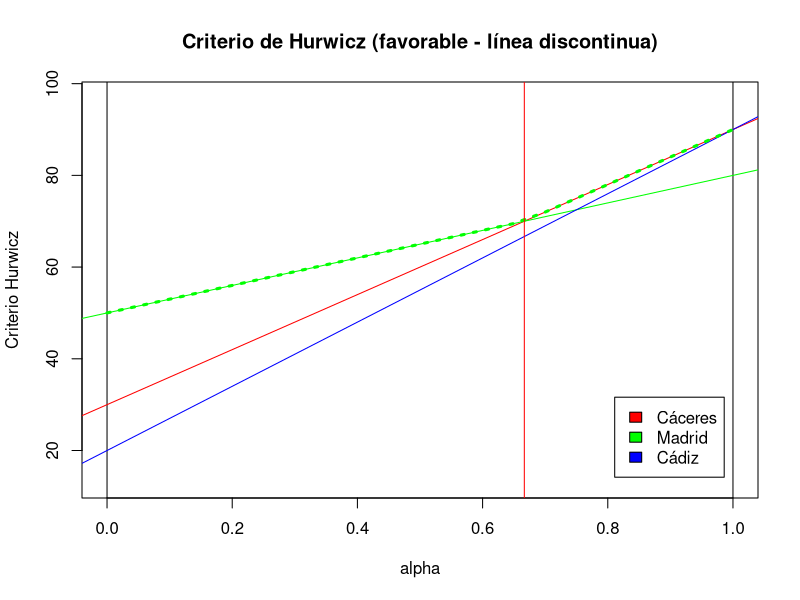
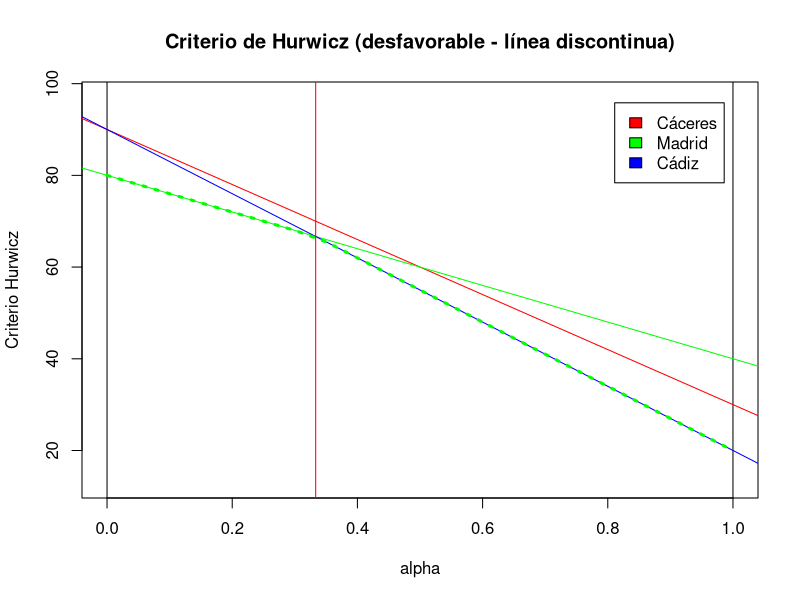

R code for these plots, in order:
## ---- chunk 1
knitr::opts_chunk$set(echo = TRUE)
## ---- chunk 2
crea.tablaX = function(vector_matporfilas,numalternativas=NULL,numestados=NULL,nb_alternativas=NULL,nb_estados=NULL) {

  if (is.null(numestados) & is.null(numalternativas)) {
    stop('Es necesario proporcionar numalternativas o numestados');
  }
  if (is.null(numestados)) {
    numestados = length(vector_matporfilas)/numalternativas;
  }
  if (is.null(numalternativas)) {
    numalternativas = length(vector_matporfilas)/numestados;
  }

  X = matrix(vector_matporfilas,nrow=numalternativas,ncol=numestados,byrow=TRUE)

  if (!is.null(nb_alternativas)) {
    if (length(nb_alternativas) != numalternativas) {
      stop('El numero de nombres de alternativas no coincide con el numero de alternativas');
    }
    rownames(X) = nb_alternativas;
  } else {
    rownames(X) = paste('d',1:numalternativas,sep='');
  }
  if (!is.null(nb_estados)) {
    if (length(nb_estados) != numestados) {
      stop('El numero de nombres de estados no coincide con el numero de estados');
    }
    colnames(X) = nb_estados;
  } else {
    colnames(X) = paste('e',1:numestados,sep='');
  }
  #colnames(X) = paste('e',1:numestados,sep='');
  #rownames(X) = paste('d',1:numalternativas,sep='');
  return(X);

}

which.min.general = function(vector) {
  minimo = min(vector);
  res = which(vector == minimo);
  return(res);

}

which.max.general = function(vector) {
  maximo = max(vector);
  res = which(vector == maximo);
  return(res);

}

distanciaEuclidea = function(pto1,pto2) {
  return( sqrt( sum( (pto1-pto2)^2 )  ) )
}

criterio.Wald = function(tablaX,favorable=TRUE) { 

  X = tablaX;
  if (favorable) {
      
    AltW = apply(X,MARGIN=1,min); 
    ##AltW
    Wald = max(AltW); 
    Alt_Wald = which.max.general(AltW); 
    metodo = 'favorable';
  } else {
      # caso coste 
    AltW = apply(X,MARGIN=1,max);  
    ##AltW
    Wald = min(AltW); 
    Alt_Wald = which.min.general(AltW); 
    metodo = 'desfavorable';
  }
  resultados = list();
  resultados$criterio = 'Wald'; 
  resultados$metodo = metodo; 
  resultados$tablaX = tablaX; 
  resultados$ValorAlternativas = AltW; 
  resultados$ValorOptimo = Wald; 
  resultados$AlternativaOptima = Alt_Wald; 

  return(resultados);


}

criterio.Optimista = function(tablaX,favorable=TRUE) {

  X = tablaX;

  if (favorable) {
    AltM = apply(X,MARGIN=1,max);
    ##AltM
    Maximax = max(AltM);
    Alt_Maximax = which.max.general(AltM);
    metodo = 'favorable';
  }

  else {
    AltM = apply(X,MARGIN=1,min);
    ##AltM
    Maximax = min(AltM);
    Alt_Maximax = which.min.general(AltM);
    metodo = 'desfavorable';
  }

  resultados = list();
  resultados$criterio = 'Optimista';
  resultados$metodo = metodo;
  resultados$tablaX = tablaX;
  resultados$ValorAlternativas = AltM;
  resultados$ValorOptimo = Maximax;
  resultados$AlternativaOptima = Alt_Maximax;

  return(resultados);


}

criterio.Hurwicz = function(tablaX,alfa=0.3,favorable=TRUE) {
  X = tablaX;

  if (favorable) {
    Altmin = apply(X,MARGIN=1,min); 
    Altmax= apply(X,MARGIN=1,max); 
    AltH = alfa * Altmax + (1-alfa) * Altmin 
    Hurwicz = max(AltH) 
    Alt_Hurwicz = which.max.general(AltH) 
    metodo = 'favorable';
  }

  else {
    Altmin = apply(X,MARGIN=1,min); 
    Altmax= apply(X,MARGIN=1,max); 
    AltH = (1-alfa) * Altmax + alfa * Altmin 
    Hurwicz = min(AltH) 
    Alt_Hurwicz = which.min.general(AltH) 
    metodo = 'desfavorable';
  }

  resultados = list();
  resultados$criterio = 'Hurwicz';
  resultados$alfa = alfa; 
  resultados$metodo = metodo;
  resultados$tablaX = tablaX; 
  resultados$ValorAlternativas = AltH; 
  resultados$ValorOptimo = Hurwicz; 
  resultados$AlternativaOptima = Alt_Hurwicz; 

  return(resultados);
}

dibuja.criterio.Hurwicz_Intervalos = function(tablaX,favorable=TRUE,mostrarGrafico=TRUE) {
    X = tablaX # renombramos la tabla
    Altmin = apply(X,MARGIN=1,min)      
    Altmax = apply(X,MARGIN=1,max)      
    valfa = seq(from=0,to=1,by=0.05)    
    Hurw <- data.frame(Alt_opt = rep(0,length(valfa)),vHurwicz = rep(0,length(valfa)))

    #Alt_opt = rep(0,length(valfa))       

    alfaCorte=c()                       
    for (i in 1:length(valfa)) {
        Opt <- criterio.Hurwicz(X, alfa = valfa[i], favorable)
        Hurw[i,] <-  rbind(Opt$AlternativaOptima[[1]],Opt$ValorOptimo) 
        Alt=c() 
        for (i in 1:dim(Hurw)[1]) {
            valrepetidos = duplicated(Hurw$Alt_opt) 
            if (isFALSE(valrepetidos[i])){
                Alt = c(Alt,Hurw$Alt_opt[i]) 
            }
        }
    }
    # Teniendo el vector de alternativas (Alt) buscamos los puntos de corte de las rectas asociadas a cada alternativa (beneficios)
    # Por ejemplo, la recta que sale de la alternativa a1 y a2 seria:
    #
    #               a1Max *alfa +(1-alfa)*a1Min = a2Max *alfa +(1-alfa)*a2Min
    #
    # Pasando todo a un  miembro e igualando a 0 nos queda:
    #
    #               alfa * (a1Max- a2Max - a1Min + a2Min) + a1Min -a2Min = 0
    #
    # Buscamos ahora los valores de alfa para los que se cortan las rectas asociadas a cada decision
    for (i in 1:(length(Alt)-1)){
        imax = as.numeric(Altmax[Alt[i]])      
        imax1 = as.numeric(Altmax[Alt[i+1]])   
        imin = as.numeric(Altmin[Alt[i]])      
        imin1 = as.numeric(Altmin[Alt[i+1]])   
        if (favorable){
            pCorte = function(alfa) {alfa * (imax-imax1-imin+imin1)+imin-imin1}
            alfaC = uniroot(pCorte, interval = c(0,1))$root[[1]] 
            alfaCorte[i] = alfaC  
        } else {
            # Para el caso de costes (alternativas a1 y a2):
            #
            #               a1Max *(1-alfa) +alfa*a1Min = a2Max *(1-alfa) +alfa*a2Min
            #
            # Pasando todo a un  miembro e igualando a 0 nos queda:
            #
            #               alfa * (a1Min- a2Min - a1Max + a2Max) + a1Max -a2Max = 0
            #
            pCorte = function(alfa) {alfa * (imin-imin1-imax+imax1)+imax-imax1}
            alfaC = uniroot(pCorte, interval = c(0,1))$root[[1]] 
            alfaCorte[i] = alfaC  # Almacenamos los valores de alfa para los que las rectas se cortan en alfaCorte
        }

    }

    if (mostrarGrafico) {
        x0=0;x1=1;
        y0 = min(Altmin);
        y1 = max(Altmax);
        rg = y1-y0;
        y0=y0-0.1*rg;y1=y1+0.1*rg;
        plot(c(x0,x1), c(y0,y1), type = "n", xlab = "alpha", ylab = "Criterio Hurwicz");
        nn = length(Altmin);
        colores = rainbow(nn) 
        abline(v=0);
        abline(v=1);
        if (favorable) {
            for (i in 1:nn) {
                aa = Altmin[i];
                bb = (Altmax[i] - Altmin[i]);
                abline(a=aa,b=bb,col=colores[i]);
            }
        } else {
            for (i in 1:nn) {
                aa = Altmax[i];
                bb = (Altmin[i] - Altmax[i]);
                abline(a=aa,b=bb,col=colores[i]);
            }
        }

        lines(valfa,Hurw$vHurwicz,col="green",lty=3,lwd=3)
        abline(v = alfaCorte, col="red")

        if (favorable) {
            legend("bottomright",legend=rownames(X),fill=colores,inset=0.05) 
            title("Criterio de Hurwicz (favorable - línea discontinua)")
        } else {
            legend("topright",legend=rownames(X),fill=colores,inset=0.05) 
            title("Criterio de Hurwicz (desfavorable - línea discontinua)")
        }
    }

    alfaCorte = round(alfaCorte, 3)
    if (length(alfaCorte)==1){
        Int1=paste("(",0,",",alfaCorte,")")
        Int2=paste("(",alfaCorte,",",1,")")
        Soluciones = cbind(c(Int1,Int2),c(Alt[1],Alt[2]))
    } else {
        Int0=paste("(",0,",",alfaCorte[1],")")
        Int1=paste("(",alfaCorte[length(alfaCorte)],",",1,")")
        Int = ""
        Soluciones= c(Int0, Alt[1])
        for (i in 1:(length(alfaCorte)-1)){
            Int[i] = paste("(",alfaCorte[i],",",alfaCorte[i+1],")")
            Soluciones = rbind(Soluciones,c(Int[i],Alt[i+1]))
        }
        Soluciones = rbind(Soluciones,c(Int1,Alt[length(Alt)]))
    }
    colnames(Soluciones)=c("Intervalo","Alternativa")

    resultados = list();
    resultados$AltOptimas = Alt;
    resultados$PuntosDeCorte = alfaCorte;
    resultados$IntervalosAlfa = Soluciones;
    return(resultados)

}

criterio.Savage = function(tablaX,favorable=TRUE) {

  X = tablaX;
  if (favorable) {
    Mejores = apply(X,MARGIN=2,max);
    temp1 = rep(Mejores,dim(X)[1])
    Mmejores = matrix(temp1,nrow=dim(X)[1],ncol=dim(X)[2],byrow=TRUE);
    Pesos = abs(Mmejores-X);
    ##print(Pesos)
    ## Ahora criterio Wald Minimax Pesimista (desfavorable)
    AltWS= apply(Pesos,MARGIN=1,max);
    Savage = min(AltWS);
    Alt_Savage = which.min.general(AltWS);
    metodo = 'favorable';
  } else {
    Mejores = apply(X,MARGIN=2,min);
    temp1 = rep(Mejores,dim(X)[1])
    Mmejores = matrix(temp1,nrow=dim(X)[1],ncol=dim(X)[2],byrow=TRUE);
    Pesos = abs(Mmejores-X);
    ## Ahora criterio Wald Minimax (desfavorable)
    AltWS= apply(Pesos,MARGIN=1,max);
    Savage = min(AltWS);
    Alt_Savage = which.min.general(AltWS);
    metodo = 'desfavorable';
  }
  resultados = list();
  resultados$criterio = 'Savage';
  resultados$metodo = metodo;
  resultados$tablaX = tablaX;
  resultados$Mejores = Mejores;
  resultados$Pesos = Pesos;
  resultados$ValorAlternativas = AltWS;
  resultados$ValorOptimo = Savage;
  resultados$AlternativaOptima = Alt_Savage;

  return(resultados);

}

criterio.Laplace = function(tablaX,favorable=TRUE) {

  X = tablaX;
  if (favorable) {
    AltL = apply(X,MARGIN=1,mean);
    Laplace = max(AltL) # favorable
    Alt_Laplace = which.max.general(AltL)
    metodo = 'favorable';
  } else {
    AltL = apply(X,MARGIN=1,mean);
    Laplace = min(AltL) # desfavorable
    Alt_Laplace = which.min.general(AltL)
    metodo = 'desfavorable';
  }
  resultados = list();
  resultados$criterio = 'Laplace';
  resultados$metodo = metodo;
  resultados$tablaX = tablaX;
  resultados$ValorAlternativas = AltL;
  resultados$ValorOptimo = Laplace;
  resultados$AlternativaOptima = Alt_Laplace;

  return(resultados);

}

criterio.PuntoIdeal = function(tablaX,favorable=TRUE) {

  X = tablaX;
  if (favorable) {
    MejoresPT = apply(X,MARGIN=2,max); # favorable
    AltPT = rep(0,dim(X)[1])
    for (i in 1:dim(X)[1]) {
      AltPT[i] = distanciaEuclidea(MejoresPT,X[i,])
    }
    ##AltPT
    names(AltPT) = rownames(tablaX)
    PuntoIdeal = min(AltPT);
    Alt_PuntoIdeal = which.min.general(AltPT);
    metodo = 'favorable';
  } else {
    MejoresPT = apply(X,MARGIN=2,min); # desfavorable
    AltPT = rep(0,dim(X)[1])
    names(AltPT) = rownames(tablaX)
    for (i in 1:dim(X)[1]) {
      AltPT[i] = distanciaEuclidea(MejoresPT,X[i,])
    }
    ##AltPT
    PuntoIdeal = min(AltPT);
    Alt_PuntoIdeal = which.min.general(AltPT);
    metodo = 'desfavorable';
  }
  resultados = list();
  resultados$criterio = 'Punto Ideal';
  resultados$metodo = metodo;
  resultados$tablaX = tablaX;
  resultados$Mejores = MejoresPT;
  resultados$ValorAlternativas = AltPT;
  resultados$ValorOptimo = PuntoIdeal;
  resultados$AlternativaOptima = Alt_PuntoIdeal;

  return(resultados);

}

criterio.Todos = function(tablaX,alfa=0.3,favorable=TRUE) {

  cri01 = criterio.Wald(tablaX,favorable);
  cri02 = criterio.Optimista(tablaX,favorable);
  cri03 = criterio.Hurwicz(tablaX,alfa,favorable);
  cri04 = criterio.Savage(tablaX,favorable);
  cri05 = criterio.Laplace(tablaX,favorable);
  cri06 = criterio.PuntoIdeal(tablaX,favorable);

  numestados = ncol(tablaX)
  numalterna = nrow(tablaX)

  resultado = cbind(tablaX,cri01$ValorAlternativas,cri02$ValorAlternativas,
                    cri03$ValorAlternativas,cri04$ValorAlternativas,
                    cri05$ValorAlternativas,cri06$ValorAlternativas);

  decopt = c(rep(NA,numestados),cri01$AlternativaOptima[1],
             cri02$AlternativaOptima[1],cri03$AlternativaOptima[1],
             cri04$AlternativaOptima[1],cri05$AlternativaOptima[1],
             cri06$AlternativaOptima[1]);

  resultado = rbind(resultado,decopt);

  colnames(resultado)[numestados+1] = cri01$criterio;
  colnames(resultado)[numestados+2] = cri02$criterio;
  colnames(resultado)[numestados+3] = cri03$criterio;
  colnames(resultado)[numestados+4] = cri04$criterio;
  colnames(resultado)[numestados+5] = cri05$criterio;
  colnames(resultado)[numestados+6] = cri06$criterio;

  if (favorable) {
    rownames(resultado)[numalterna+1] = 'iAlt.Opt (fav.)';
  } else {
    rownames(resultado)[numalterna+1] = 'iAlt.Opt (Desfav.)';
  }

  ## nuevo
  resultado = as.data.frame(resultado)
  resultado = format(resultado,digits=4)
  decopt = c(rep('--',numestados),
             paste0(names(cri01$AlternativaOptima),collapse = ","),
             paste0(names(cri02$AlternativaOptima),collapse = ","),
             paste0(names(cri03$AlternativaOptima),collapse = ","),
             paste0(names(cri04$AlternativaOptima),collapse = ","),
             paste0(names(cri05$AlternativaOptima),collapse = ","),
             paste0(names(cri06$AlternativaOptima),collapse = ","));

  contar_alternativas = c(names(cri01$AlternativaOptima),
    names(cri02$AlternativaOptima),
    names(cri03$AlternativaOptima),
    names(cri04$AlternativaOptima),
    names(cri05$AlternativaOptima),
    names(cri06$AlternativaOptima))
  f1 = factor(contar_alternativas, levels = rownames(tablaX))
  conteo = as.data.frame(table(f1))
  ind_mejor = which.max.general(conteo[,2])

  alt_mejor = paste0(as.character(conteo[ind_mejor, 1]), collapse = ",")
  resultado = cbind(resultado, c(conteo[,2],NA))
  colnames(resultado)[ncol(resultado)] = "Veces Optima"
  decopt = c(decopt, alt_mejor)

  resultado[nrow(resultado),] = decopt
  ## fin nuevo

  return(resultado)

}
## ---- chunk 3
tb1<- crea.tablaX(c(30,70,90, 50,80,60, 90,40,20), numalternativas = 3, numestados = 3, nb_alternativas = c("Cáceres", "Madrid", "Cádiz"), nb_estados=c("baja_demanda", "demanda_media", "alta_demanda"))
tb1
## ---- chunk 4
tb12<- crea.tablaX(c(90,50,30, 80,40,60, 20,70,90), numalternativas = 3, nb_alternativas = c("Cáceres", "Madrid", "Cádiz"), nb_estados=c("baja_demanda", "demanda_media", "alta_demanda"))
tb12
## ---- chunk 5
criterio.Wald(tb1, favorable = TRUE)
## ---- chunk 6
criterio.Optimista(tb1, favorable = TRUE)
## ---- chunk 7
criterio.Hurwicz(tb1, alfa = 0.5, favorable = TRUE)
## ---- chunk 8
dibuja.criterio.Hurwicz_Intervalos(tb1, favorable = TRUE, T)
## ---- chunk 9
criterio.Savage(tb1, favorable = TRUE)
## ---- chunk 10
criterio.PuntoIdeal(tb1, favorable = TRUE)
## ---- chunk 11
criterio.Laplace(tb1, favorable =T)
## ---- chunk 12
criterio.Wald(tb12, favorable = F)
## ---- chunk 13
criterio.Optimista(tb12, favorable = F)
## ---- chunk 14
criterio.Hurwicz(tb12, alfa = 0.5, favorable = F)
## ---- chunk 15
dibuja.criterio.Hurwicz_Intervalos(tb12, favorable = F, T)
## ---- chunk 16
criterio.Savage(tb12, favorable = F)
## ---- chunk 17
criterio.PuntoIdeal(tb12, favorable = F)
## ---- chunk 18
criterio.Laplace(tb12, favorable =F)
## ---- chunk 19
tb2<- crea.tablaX(c(500,700,800, 900,600,400, 300,800,1000), numalternativas = 3, nb_alternativas = c("solo_residentes", "solo_eléctricos", "todos"), nb_estados = c("año_fabricación", "tipo_combustible", "nivel_emisiones"))
tb2
## ---- chunk 20
criterio.Todos(tb2, alfa=0.5, favorable = F)
